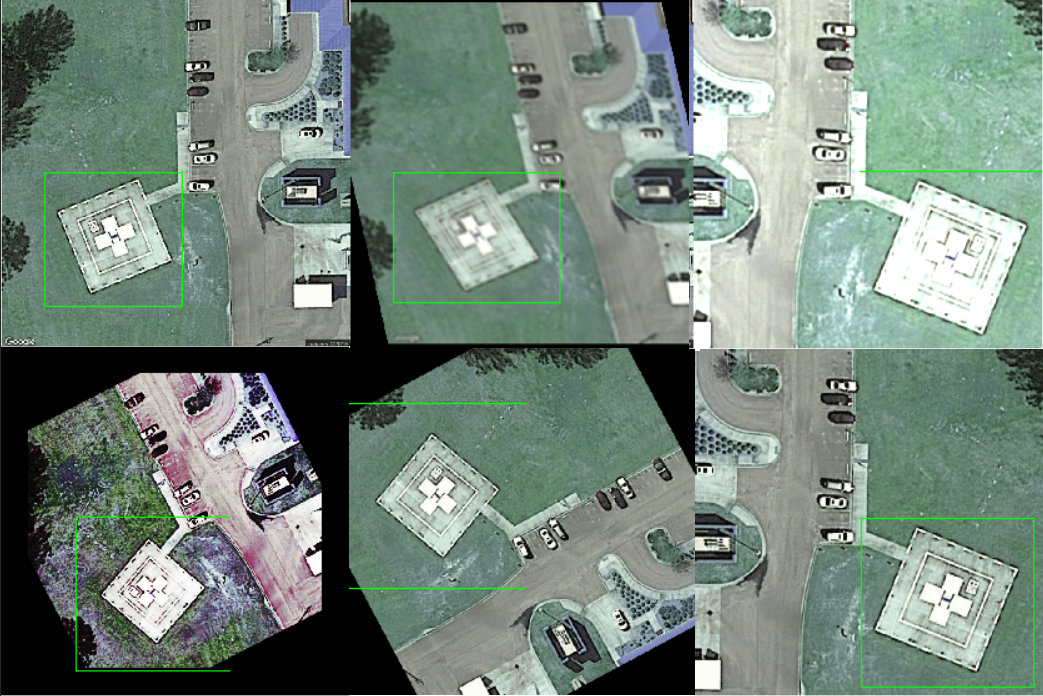
#> input picture Aug_Illustration.PNG, 1043 x 696 px
$ python -i train_real_dataset.py   (imports and definitions only)
#> lines starting #> are read from the running program, lines starting #| are printed output that depends on the picture
#> further down, picture is the input picture: PIL image 1043x696 RGBA; mean R, G, B, A 117.7, 134.7, 124, 255
import os
import numpy as np
import tensorflow as tf
from tensorflow import keras
import cv2
import matplotlib.pyplot as plt
from sklearn.model_selection import train_test_split
from sklearn.metrics import classification_report, confusion_matrix
from PIL import Image, ImageEnhance, ImageFilter, ImageDraw
import random
import json
from datetime import datetime
import seaborn as sns

# [2 lines not run here, left out]

# Configuration
HELIPAD_DATA_PATH = r'C:\helipad_detection\data_image'
MODEL_OUTPUT_PATH = 'models'
IMG_SIZE = (224, 224)
EPOCHS = 40
BATCH_SIZE = 32
LEARNING_RATE = 0.0001

# [88 lines left out: functions load_helipad_images, create_augmented_helipads, not called in this run]

def apply_helipad_augmentations(pil_img):
    """Apply realistic augmentations for helipad images"""

    # Random rotation (helipads can be viewed from any angle)
    if random.random() > 0.3:
        angle = random.uniform(-45, 45)
        pil_img = pil_img.rotate(angle, fillcolor=(128, 128, 128))
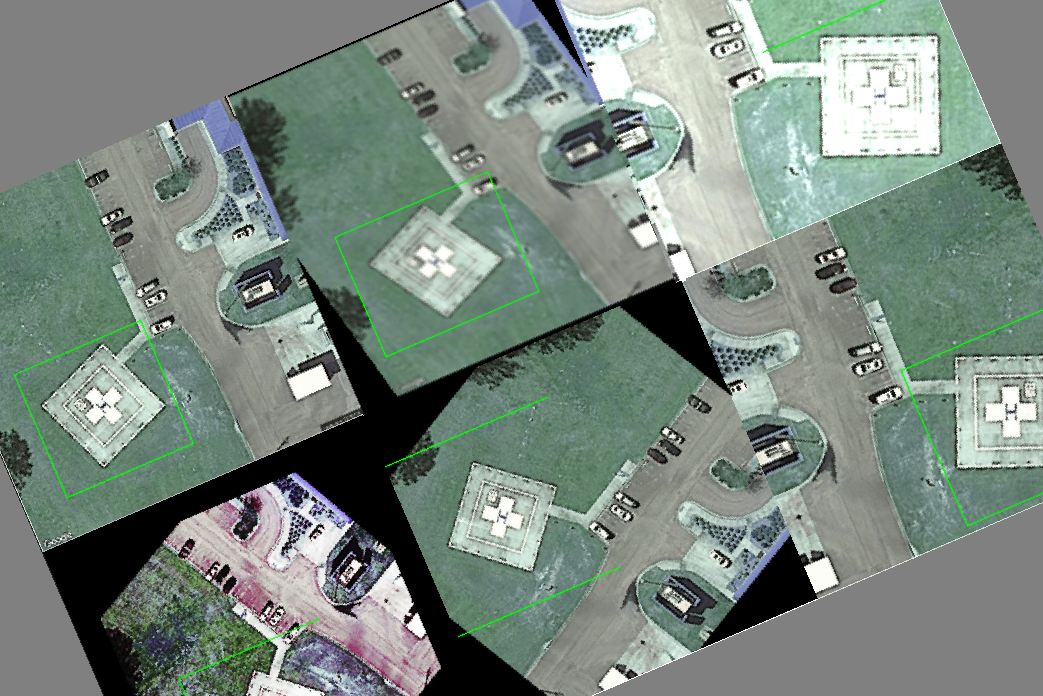
#> pil_img: PIL image 1043x696 RGBA; mean R, G, B, A 121.9, 135.9, 127.1, 255

    # Random brightness (different lighting conditions)
    if random.random() > 0.4:
        enhancer = ImageEnhance.Brightness(pil_img)
        pil_img = enhancer.enhance(random.uniform(0.6, 1.4))
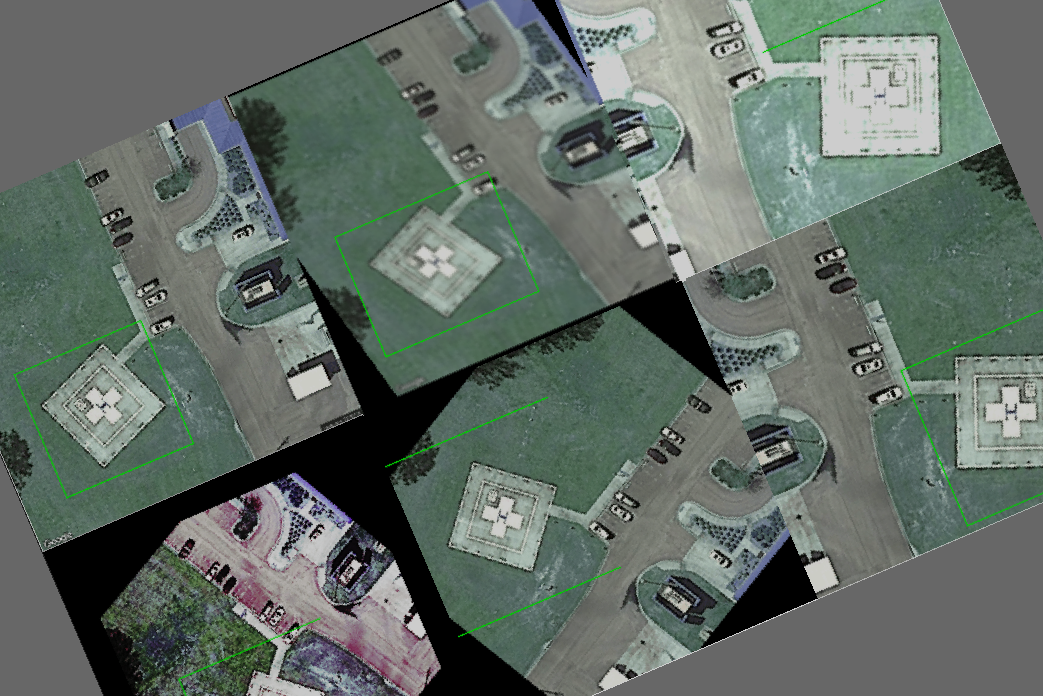
#> pil_img: PIL image 1043x696 RGBA; mean R, G, B, A 98, 109.2, 102.1, 255

    # Random contrast (weather conditions)
    if random.random() > 0.4:
        enhancer = ImageEnhance.Contrast(pil_img)
        pil_img = enhancer.enhance(random.uniform(0.7, 1.3))

    # Random color saturation
    if random.random() > 0.5:
        enhancer = ImageEnhance.Color(pil_img)
        pil_img = enhancer.enhance(random.uniform(0.8, 1.2))

    # Random blur (atmospheric conditions)
    if random.random() > 0.6:
        pil_img = pil_img.filter(ImageFilter.GaussianBlur(radius=random.uniform(0, 1.5)))

    # Random crop and resize (different distances)
    if random.random() > 0.4:
        width, height = pil_img.size
#> width = 1043; height = 696
        crop_factor = random.uniform(0.7, 1.0)
        new_width = int(width * crop_factor)
#> new_width = 1014
        new_height = int(height * crop_factor)
#> new_height = 676

        left = random.randint(0, width - new_width)
#> left = 16
        top = random.randint(0, height - new_height)
#> top = 4

        pil_img = pil_img.crop((left, top, left + new_width, top + new_height))
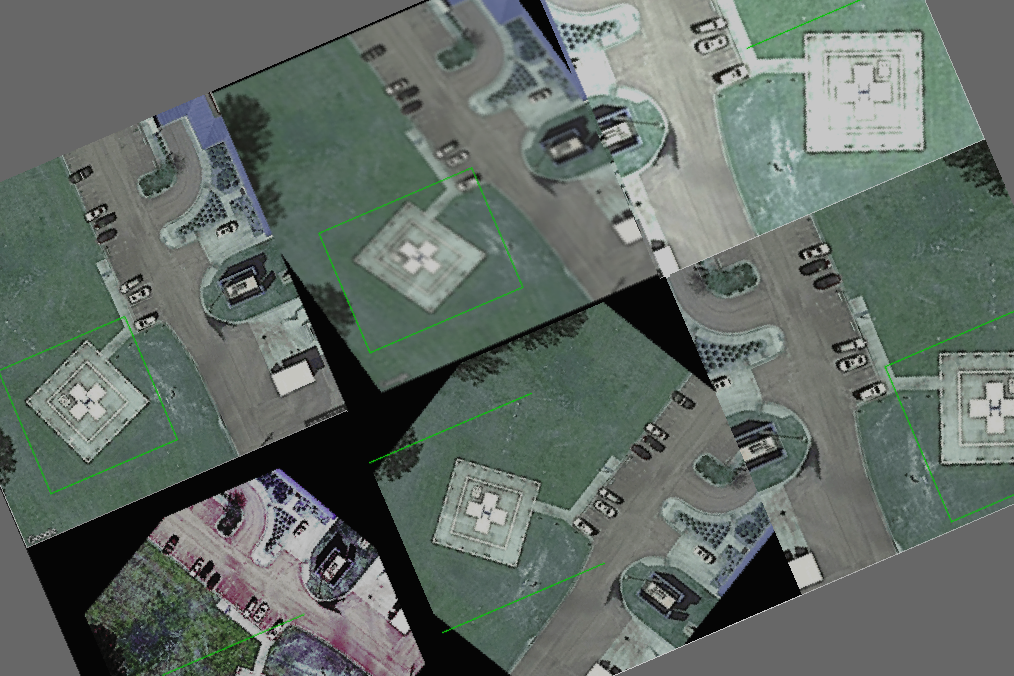
#> pil_img: PIL image 1014x676 RGBA; mean R, G, B, A 98.3, 108.2, 101.9, 255
        pil_img = pil_img.resize(IMG_SIZE)
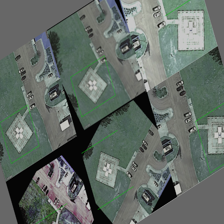
#> pil_img: PIL image 224x224 RGBA; mean R, G, B, A 98.3, 108.2, 101.9, 255

    return pil_img

# [431 lines left out: functions create_diverse_negative_samples, create_urban_scene, create_rural_scene, create_water_scene, create_forest_scene, create_desert_scene and 3 more, not called in this run]

# [2 lines not run here, left out]

>>> from PIL import Image
>>> picture = Image.open('Aug_Illustration.PNG')
>>> result = apply_helipad_augmentations(picture)
